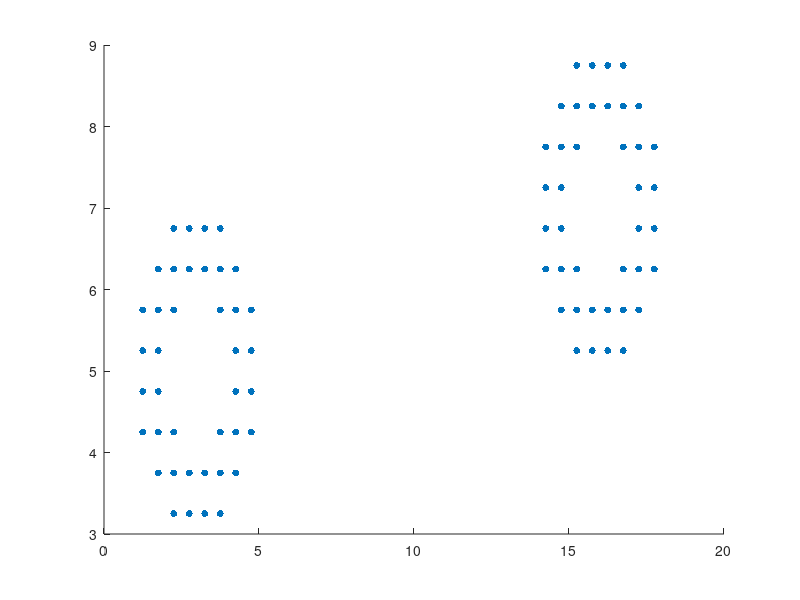

This figure's MATLAB source: (Note: this script raises an error after producing the figure.)
% nH_skewColl_2d.m 
% 2d neo-Hookean model (skew impact of cyllinders with gravity)

d = 2;              % dimension
CFL = 0.25;
tf  = 12.0;         % final time
dtk = 0.10;         % uniform time step
g = 9.80665/100;    % gravitational constant

% Material & Plot settings
ppc  = 2;           % # particles per grid cell = ppc^d
psize = 25;         % for plotting particles
sqSz = 1;           % for plotting grid nodes

% Elastic constants
% (E = 31.685, nu = 0.44022) -> mu = 11.0001, Ka = 88.3378, La = 81.0044
E_ym = 31.685; nu_pr = 0.44022;
mu = 0.5*E_ym/(1+nu_pr);    % shear modulus
Ka = (E_ym/3)/(1-2*nu_pr);  % bulk modulus 
La = Ka-(2/3)*mu;           % Lame's 1st parameter
md_p = 5.0;                 % particle mass density (for all p)
    
% Elastic params struct for funct. handles
elast.mu = mu; elast.Ka = Ka; elast.La = La;    % struct for funct. handles

% ======================== EULERIAN MESH =================================
a = 20.0; b = 12.0; % Eul mesh domain: x=0:a, y=0:b
h = [1.0, 1.0];     % grid stepsize (20x12 grid cells)   
% h = [0.5, 0.5];     % grid stepsize (40x24 grid cells)

% Grid initialization
x = 0:h(1):a;       % without padding
y = 0:h(2):b;
nx = length(x)-1;   % # x-axis partitions
ny = length(y)-1;   % # y-axis partitions

[Ei,Ej] = meshgrid(x,y);    % grid node positions
NG = length(Ei(:));         % # grid nodes

% Eulerian grid struct
grid.O = [min(x) min(y)]; % origin = grid bottom-left corner (1x2)
grid.h = h;             % 1x2
grid.n = [nx, ny];      % 1x2
grid.height = Ej(:);    % NGx1

% Boundary Condition grid indices
BCg = zeros(size(Ei,1),size(Ei,2));
BCg(1,:)=1; BCg(end,:)=1; BCg(:,1)=1; BCg(:,end)=1;
BCg = find(BCg(:));

% ======================= LAGRANGIAN PARTICLES ===========================
% Cyllinder initial values
    % c1 
    c1x = 3.0;   c1y = 5.0;     % center = (3.0,5.0)
    v1x = 0.75;  v1y = 0.0;     % velocity = <0.75,0>
    r1in = 1.0;  r1out = 2.0;   % inner, outer radius
    % c2 (*** assuming: c2 & c1 have same radii ***)
    c2x = 16.0;  c2y = 7.0;     % center = (16.0,7.0)
    v2x = -0.75; v2y = 0.0;     % velocity = <-0.75,0>
    r2in = 1.0;  r2out = 2.0;   % inner, outer radius

% c1 (center=(3.0,5.0), radius=2.0)
    xc = (c1x-r1out) + h(1)/(2*ppc) : h(1)/ppc : (c1x+r1out) - h(1)/(2*ppc);  
    yc = (c1y-r1out) + h(2)/(2*ppc) : h(2)/ppc : (c1y+r1out) - h(2)/(2*ppc);
    [Xi1,Xj1] = meshgrid(xc,yc);  % c1: particle positions (rect. box)

    % Remove particles "outside" of c1 (center=(3.0,5.0), radius=2.0)
    outside = ( Xi1(:)-c1x ).^2 + ( Xj1(:)-c1y ).^2;
    outside = [find( double(outside > r1out^2) );% outside particle indices
               find( double(outside < r1in^2) )];
    Xi1 = Xi1(:); Xj1 = Xj1(:);                  % reshape to col vectors
    Xi1(outside) = []; Xj1(outside) = [];        % remove outside particles
    
% c2 is c1 shifted (*** assuming: c2 & c1 have same radius ***)
    Xi2 = Xi1 + (c2x-c1x);
    Xj2 = Xj1 + (c2y-c1y);
    
% All particles coords 
    Phi_k = [Xi1, Xj1; Xi2, Xj2];   % NPx2
    NP = size(Phi_k,1);             % # particles
    
% =========================== CHECK GRAPH ================================
    figure(1)
    scatter(Phi_k(:,1),Phi_k(:,2),psize,'filled','c'); hold on;
    scatter(Ei(:),Ej(:),'+','b'); hold off;

% =========================== Step k = 0 =================================
tic
k = 0;
t = 0;      % time at step k

% Compute Particle Volumes (Tot_Volume/NP)
    Vol = prod(h)*(1/ppc^d)*ones(NP,1); 
    
% Set Particle Mass (md_p = 5.0 for all p)
    mass_p = md_p*ones(NP,1).*Vol;  
    
% Initial Values (k=0)
    % Deformation gradient (F = Id for all particles) 
    Id = eye(d);
    Fk = repmat(Id(:),[1,NP]);  % 4xNP
    Jk = det_2d(Fk);            % 1xNP
    
    % APIC var
    Bm = 0*Fk;                  % 4xNP
    
    % Particle Velocity (2xNP)
    %         c1                 c2
    Uk = [v1x*ones(1,NP/2), v2x*ones(1,NP/2); 
          v1y*ones(1,NP/2), v2y*ones(1,NP/2)];     
    
    % "Actual" Energy over time 
    % funct. handle: Vol, mass_p, elast, & g are constant over time
    RealEngy = @(J,Fk,Uk,Xp) RealEngy_comp(J,Fk,Uk,Xp,Vol,mass_p,elast,g); 
    
    % inverse Hessian approx. (for BFGS)
%     Hinv = eye(d*NG);
       
    % Tolerance (for minimization)
    tol = min([max(h)^4, 1e-4, max(h)^-4]); % cases: h<1, h=1, h>1
    
    % ANIMATION
    T = [t,t]; 
    PHX = [Phi_k(:,1), Phi_k(:,1)]; 
    PHY = [Phi_k(:,2), Phi_k(:,2)]; 
    JPK = [det_2d(Fk)', det_2d(Fk)'];
    
% ============================= Step k ===================================
while t < tf
    % "Actual" Energy over time 
    EvT(k+1,:) = [t,RealEngy(Jk,Fk,Uk,Phi_k)]; % [t,E,Q,K,El,G] 
    
    %  APIC CFL (non-uniform time steps)
%     dtk = CFL*h(1)/( max(sum(abs(Uk),1) + (6/h(1))*sqrt(d)*sqrt(sum(Bm.^2,1))) );
%     dtk = min(dtk,tf-t);
    
    % APIC TRANSFER particle to grid 
    mom_p = bsxfun(@times,Uk,mass_p');      % particle mom    2xNP
    [mom_g,mass_g] = P2G_APIC(grid,Phi_k,Bm,mom_p,mass_p);
    mass_g = mass_g + eps;  % so we're not dividing mom_g by zeros 
    u = bsxfun(@rdivide, mom_g, mass_g');   % vel = mom/mass  2xNG
    u(:,BCg) = 0;                           % enforce BC
    
    % DYNAMICS 
    % Initial guess (velocity)     
    w = u(:);           % (d*NG)x1
    
    % Redefine Function Handles  
    Hinv0 = @(w) w;     % init inv Hessian approx = Id (for LBFGS)
    E = @(w) E_comp(w,u,dtk,Fk,Vol,mass_g,grid,Phi_k,elast,g); 
    gradE = @(w) gradE_comp(w,u,dtk,Fk,Vol,mass_g,grid,Phi_k,elast,g);
    L2_rho = @(gradE) L2_rho_comp(gradE,mass_g,h);
    
    % BFGS: [x,k,M] = BFGS2(x,f,grad_f,M,L2_rho,tol) 
%     [w,kb,Hinv] = BFGS2(w,E,gradE,Hinv,L2_rho,tol);

    % LBFGS: [x,it,ng] = LBFGS2(x,f,grad_f,H,L2_rho,m,tol)
    [w,kb,ng] = LBFGS2(w,E,gradE,Hinv0,L2_rho,5,tol); % m=5 (memory limit)

    % APIC TRANSFER grid to particle (advection) 
    w = reshape(w,[d NG]);                      % 2xNG
    w(:,BCg) = 0;                               % enforce BC
    xup = [Ei(:)'; Ej(:)'] + dtk*( (w+u)/2 );   % 2xNG
    [Phi_up,Vk,Bm] = G2P_APIC(grid,Phi_k,xup,w); 

    % GRAPH 
    scatter(Phi_up(:,1),Phi_up(:,2),psize,'filled','co'); hold on;
    scatter(Ei(:),Ej(:),'+','b'); hold on;
    title(num2str(kb),num2str(t)); xlabel(num2str(k)); ylabel(num2str(dtk));
    hold off; pause(1e-10);
    
    % ANIMATION
    T = [T,t]; 
    PHX = [PHX, Phi_up(:,1)]; 
    PHY = [PHY, Phi_up(:,2)]; 
    JPK = [JPK, det_2d(Fk)'];
    
    % Update vars for next time step 
    k = k + 1;
    t = t + dtk;
    Fk = F_comp(grid,Phi_k,dtk,u+w,Fk); % 4xNP
    Jk = det_2d(Fk);                    % 1xNP
    Phi_k = Phi_up;                     % NPx2
    Uk = Vk;                            % 2xNP
    
end
time = toc;

% "Actual" Energy over time 
EvT(k+1,:) = [t,RealEngy(Jk,Fk,Uk,Phi_k)]; % [t,E,Q,K,El,G] 

% ++++++++++++++++++++++++++++ PLOTS +++++++++++++++++++++++++++++++++++++

% Energy Plots
figure(2)
plot(EvT(:,1),EvT(:,2),'r');   hold on; % Total Energy
plot(EvT(:,1),EvT(:,3),'-go'); hold on; % Potential Energy
plot(EvT(:,1),EvT(:,4),'-bs'); hold on; % Kinetic Energy
legend('Total Energy','Potential Energy','Kinetic Energy');
title('Energy');
xlabel('time t'); hold off;

figure(3)
plot(EvT(:,1),EvT(:,2),'r');    % Total Energy
title('Total Energy'); 

% ------------------------- ANIMATION DATA -------------------------------
% Write Energy data to text file ([t,E,Q,K,El,G])
writematrix(EvT,'Engy.dat','Delimiter',';');  % (k+1 x 6)

% Write Particle positions to text file
writematrix(PHX,'PHX.dat','Delimiter',';');  % (x-coords) (NP x k+1)
writematrix(PHY,'PHY.dat','Delimiter',';');  % (y-coords) (NP x k+1)

% Write J=det(Fp) particle data to text file
writematrix(JPK,'Jpk.dat','Delimiter',';');  % (NP x k+1)

% Write Grid Node positions to text file
writematrix([Ei(:),Ej(:)],'GNxy.dat','Delimiter',';');  % (NG x 2)

% -------------------------- ANIMATED SIM --------------------------------
% SAVE Workspace and IMPORT into nH_skewColl_2d_ani.m  
% in order to render simulation as gif/mp4

% ++++++++++++++++++++++++++++ FUNCTIONS +++++++++++++++++++++++++++++++++

function [Engy] = RealEngy_comp(J,Fk,Uk,Xp,Vol,mass_p,elast,g)
% function to compute "actual" energy at time tk
%{  
    input var dims:
    J           1 x NP
    Fk          4 x NP
    Uk          2 x NP
    Xp          NP x 2
    Vol         NP x 1
    mass_p      NP x 1
    elast       struct of scalar constants

    funct var dims: 
    C               4 x NP
    trC             1 x NP
    H               1 x NP
    E,Q,K,El,G      scalar
    Engy            1 x 5
%}
% dimension
    d = 2;

% Elastic constants
    mu = elast.mu; % shear modulus
    La = elast.La; % Lame's 1st parameter

% Compute:          
    C = Tmult_2d(Fk,Fk); 
    trC = C(1,:) + C(4,:);
    
% Potential Energy 
    % H(F) = W(F'F) = W(C)
    H = 0.5*mu*(trC - d) - mu*log(J) + 0.5*La*log(J).*log(J);% JST17 & mpm course eqn. 46
    El = dot(H,Vol');           % Elastic potential energy 
    G = g*dot(mass_p,Xp(:,2));  % Gravitational potential energy
    Q = El + G;                 % Potential Energy

% Kinetic Energy
    K = 0.5*(dot(Uk,Uk,1) * (mass_p));
    
% Total Energy 
    E = Q + K; 
    
% Output
    Engy = [E, Q, K, El, G];
end

function [E,El,K,G] = E_comp(w,u,dtk,Fk,Vol,mass_g,grid,Xp,elast,g)
% function to compute E, given w
%{  
    input var dims:
    w,u         2 x NG
    Fk          4 x NP
    Vol         NP x 1
    mass_g      NG x 1

    funct var dims: 
    Ftk         4 x NP
    J           1 x NP
    C           4 x NP
    trC         1 x NP
    H           1 x NP
    E,K,El,G    scalar
%}
% Elastic constants
    mu = elast.mu; % shear modulus
    La = elast.La; % Lame's 1st parameter

    d = 2;
    NG = length(mass_g);
    w = reshape(w,[d NG]);
    u = reshape(u,[d NG]);
    
% Compute Ftk
    Ftk = F_comp(grid,Xp,dtk/2,w+u,Fk);
    
% Elastic Energy: El
    % H(F) = W(F'F) = W(C)
    J = det_2d(Ftk);
    C = Tmult_2d(Ftk,Ftk);
    trC = C(1,:) + C(4,:);
    H = 0.5*mu*(trC - 2) - mu*log(J) + 0.5*La*log(J).*log(J);% JST17 & mpm course eqn. 46
    El = dot(H,Vol');    
    
% Gravitational Energy: G
    G = g*dot(mass_g,grid.height);
    
% Kinetic Energy: K
    K = (dot(w-u,w-u,1) * mass_g)/8;
    
% Total Energy: E = El + 0.25*dt*G + K
    E = El + 0.25*dt*G + K;
end

function [gradE] = gradE_comp(w,u,dtk,Fk,Vol,mass_g,grid,Xp,elast,g)
% function to compute gradE, given w
%{  
    input var dims:
    w,u         2 x NG
    Fk          4 x NP
    Vol         NP x 1
    mass_g      NG x 1

    funct var dims: 
    Ftk,P,B,FinvT               4 x NP
    J                           1 x NP
    gradEl,gradG,gradK,gradE    (2*NG) x 1
%}
% Elastic constants
    mu = elast.mu; % shear modulus
    La = elast.La; % Lame's 1st parameter

    d = 2;
    NG = length(mass_g);
    w = reshape(w,[d NG]);
    u = reshape(u,[d NG]);
    
% Compute Ftk
    Ftk = F_comp(grid,Xp,dtk/2,w+u,Fk);
    
% Elastic Energy: gradEl
    % P(F) = DH(F)
    J = det_2d(Ftk);
    FinvT = invT_2d(Ftk);
    % JST17 & mpm course, eqn. 48
    P = mu*(Ftk - FinvT) + bsxfun(@times, La*log(J), FinvT);
    
    % B
    B = multT_2d(P,Fk); % 4xNP  
    B = 0.25 * dtk * bsxfun(@times,B,Vol');
    
    % [vg] = P2G_vec(grid,Xp,vp,b)
    gradEl = P2G_vec(grid,Xp,B(1:2,:),[1 0]) + P2G_vec(grid,Xp,B(3:4,:),[0 1]); % dxNG
    gradEl = gradEl(:);   % (d*NG)x1
    
% Gravitational Energy: gradG
    gradG = [zeros(1,NG); g*(mass_g')]; % positive b/c it is on the RHS of vel. update
    gradG = gradG(:);
    
% Kinetic Energy: gradK
    gradK = 0.25*bsxfun(@times,(w-u),(mass_g'));  % dxNG
    gradK = gradK(:);     % (d*NG)x1
    
% Total Energy: gradE
    gradE = gradEl + 0.25*dt*gradG + gradK;
end

function [tau] = L2_rho_comp(gradE,mass_g,h)
    % mass_g     NGx1
    d = 2;
    NG = length(mass_g);
    gradE = reshape(gradE,[d NG]); % dxNG
    tau = sum(gradE.^2,1).*(mass_g')/prod(h);
    tau = sqrt(sum(tau));
end

function [detA] = det_2d(A)
% A     4 x n
% detA  1 x n
detA = A(1,:).*A(4,:) - A(2,:).*A(3,:);
end

function [AinvT] = invT_2d(A)
% A         4 x n
% AinvT     4 x n
% detA      1 x n
detA = A(1,:).*A(4,:) - A(2,:).*A(3,:);
detA = detA + eps;  % avoid dividing by zero

AinvT = [ A(4,:); 
         -A(3,:);
         -A(2,:);
          A(1,:)];
AinvT = bsxfun(@rdivide,AinvT,detA);
end

% vectorized (and FASTER than C):
function [M] = mult_2d(A,B)
% M,A,B:     4 x n

% M = A * B
M = [A(1,:).*B(1,:) + A(3,:).*B(2,:);
     A(2,:).*B(1,:) + A(4,:).*B(2,:);
     A(1,:).*B(3,:) + A(3,:).*B(4,:);
     A(2,:).*B(3,:) + A(4,:).*B(4,:)];
end

function [M] = multT_2d(A,B)
% M,A,B:     4 x n

% M = A * B'
M = [A(1,:).*B(1,:) + A(3,:).*B(3,:);
     A(2,:).*B(1,:) + A(4,:).*B(3,:);
     A(1,:).*B(2,:) + A(3,:).*B(4,:);
     A(2,:).*B(2,:) + A(4,:).*B(4,:)];
end

function [M] = Tmult_2d(A,B)
% M,A,B:     4 x n

% M = A' * B
M = [A(1,:).*B(1,:) + A(2,:).*B(2,:);
     A(3,:).*B(1,:) + A(4,:).*B(2,:);
     A(1,:).*B(3,:) + A(2,:).*B(4,:);
     A(3,:).*B(3,:) + A(4,:).*B(4,:)];
end

% ========================= Wrapper Functions =============================
function fp = G2P_PIC(grid,Xp,fg,b)
%{  
var dimensions:
    Xp:     NP x 2
    fg:     1 x NG
    b =     [bx,by]
    fp:     1 x NP  
%}

    % Parse inputs (unpack)
    Ox = grid.O(1); Oy = grid.O(2);
    hx = grid.h(1); hy = grid.h(2);
    nx = grid.n(1); ny = grid.n(2);
    Yp = Xp(:,2); Xp = Xp(:,1);
    bx = b(1); by = b(2);

    % Call C function
    fp = G2P_PIC_2d(Ox,Oy, hx,hy, nx,ny, Xp,Yp, fg, bx,by);
end

function fg = P2G_PIC(grid,Xp,fp,b)
%{  
var dimensions:
    Xp:     NP x 2
    fp:     1 x NP
    b =     [bx,by]

    fg:     1 x NG  
%}

    % Parse inputs (unpack)
    Ox = grid.O(1); Oy = grid.O(2);
    hx = grid.h(1); hy = grid.h(2);
    nx = grid.n(1); ny = grid.n(2);
    Yp = Xp(:,2);   Xp = Xp(:,1);
    bx = b(1);      by = b(2);

    % Call C function
    fg = P2G_PIC_2d(Ox,Oy, hx,hy, nx,ny, Xp,Yp, fp, bx,by);
end

function [vp] = G2P_vec(grid,Xp,vg,b)
%{  
var dimensions:
    Xp:     NP x 2
    vg:     2 x NG
    b =     [bx,by]

    vp:     2 x NP  
%}

% Parse inputs (unpack)
Ox = grid.O(1); Oy = grid.O(2);
hx = grid.h(1); hy = grid.h(2);
nx = grid.n(1); ny = grid.n(2);
Yp = Xp(:,2);   Xp = Xp(:,1);
fg1 = vg(1,:);  fg2 = vg(2,:);
bx = b(1);      by = b(2);

% Call C function
[fp1,fp2] = G2P_vec_2d(Ox,Oy, hx,hy, nx,ny, Xp,Yp, fg1,fg2, bx,by);

% Package Outputs
vp = [fp1; fp2];
end

function [vg] = P2G_vec(grid,Xp,vp,b)
%{  
var dimensions:
    Xp:     NP x 2
    vp:     2 x NP
    b =     [bx,by]

    vg:     2 x NG  
%}

% Parse inputs (unpack)
Ox = grid.O(1); Oy = grid.O(2);
hx = grid.h(1); hy = grid.h(2);
nx = grid.n(1); ny = grid.n(2);
Yp = Xp(:,2);   Xp = Xp(:,1);
fp1 = vp(1,:);  fp2 = vp(2,:);
bx = b(1);      by = b(2);

% Call C function
[fg1,fg2] = P2G_vec_2d(Ox,Oy, hx,hy, nx,ny, Xp,Yp, fp1,fp2, bx,by);

% Package Outputs
vg = [fg1; fg2];
end

function [Fup] = F_comp(grid,Xp,dt,v,F)
%{  
var dimensions:
    Xp:     NP x 2
    dt:     scalar
    v:      2 x NG
    F:      4 x NP

    Fup:    4 x NP
%}

% Parse inputs (unpack)
Ox = grid.O(1); Oy = grid.O(2);
hx = grid.h(1); hy = grid.h(2);
nx = grid.n(1); ny = grid.n(2);
Yp = Xp(:,2);   Xp = Xp(:,1);
vx = v(1,:);    vy = v(2,:);
F1 = F(1,:);    F2 = F(2,:);
F3 = F(3,:);    F4 = F(4,:);

% Call C function
[Fup1,Fup2,Fup3,Fup4] = F_comp_2d(Ox,Oy, hx,hy, nx,ny, Xp,Yp, dt, vx,vy, F1,F2,F3,F4);

% Package Outputs
Fup = [Fup1; Fup2; Fup3; Fup4];
end

function [Phi,Vp,B] = G2P_APIC(grid,Xp,xup,w)
%{  
var dimensions:
    Xp:     NP x 2
    xup,w:  2 x NG
    
    Phi:    NP x 2
    Vp:     2 x NP
    B:      4 x NP
%}

% Parse inputs (unpack)
Ox = grid.O(1);     Oy = grid.O(2);
hx = grid.h(1);     hy = grid.h(2);
nx = grid.n(1);     ny = grid.n(2);
Yp = Xp(:,2);       Xp = Xp(:,1);
xup1 = xup(1,:);    xup2 = xup(2,:);
w1 = w(1,:);        w2 = w(2,:);

% Call C function
[Phi1,Phi2, Vp1,Vp2, B1,B2,B3,B4] = G2P_APIC_2d(Ox,Oy, hx,hy, nx,ny, Xp,Yp, xup1,xup2, w1,w2);

% Package Outputs
Phi = [Phi1, Phi2];
Vp = [Vp1; Vp2];
B = [B1; B2; B3; B4];
end

function [mom_g,mass_g] = P2G_APIC(grid,Xp,B,mom_p,mass_p)
%{  
var dimensions:
    Xp:         NP x 2
    B:          4 x NP
    mom_p:      2 x NP
    mass_p:     NP x 1
    
    mom_g:      2 x NG
    mass_g:     NG x 1
%}

% Parse inputs (unpack)
Ox = grid.O(1); Oy = grid.O(2);
hx = grid.h(1); hy = grid.h(2);
nx = grid.n(1); ny = grid.n(2);
Yp = Xp(:,2);   Xp = Xp(:,1);
B1 = B(1,:);    B2 = B(2,:);
B3 = B(3,:);    B4 = B(4,:);
mom_p1 = mom_p(1,:); mom_p2 = mom_p(2,:);
mass_p = mass_p(:);

% Call C function
[mom_g1,mom_g2, mass_g] = P2G_APIC_2d(Ox,Oy, hx,hy, nx,ny, Xp,Yp, B1,B2,B3,B4, mom_p1,mom_p2, mass_p);

% Package Outputs
mom_g = [mom_g1; mom_g2];
end
